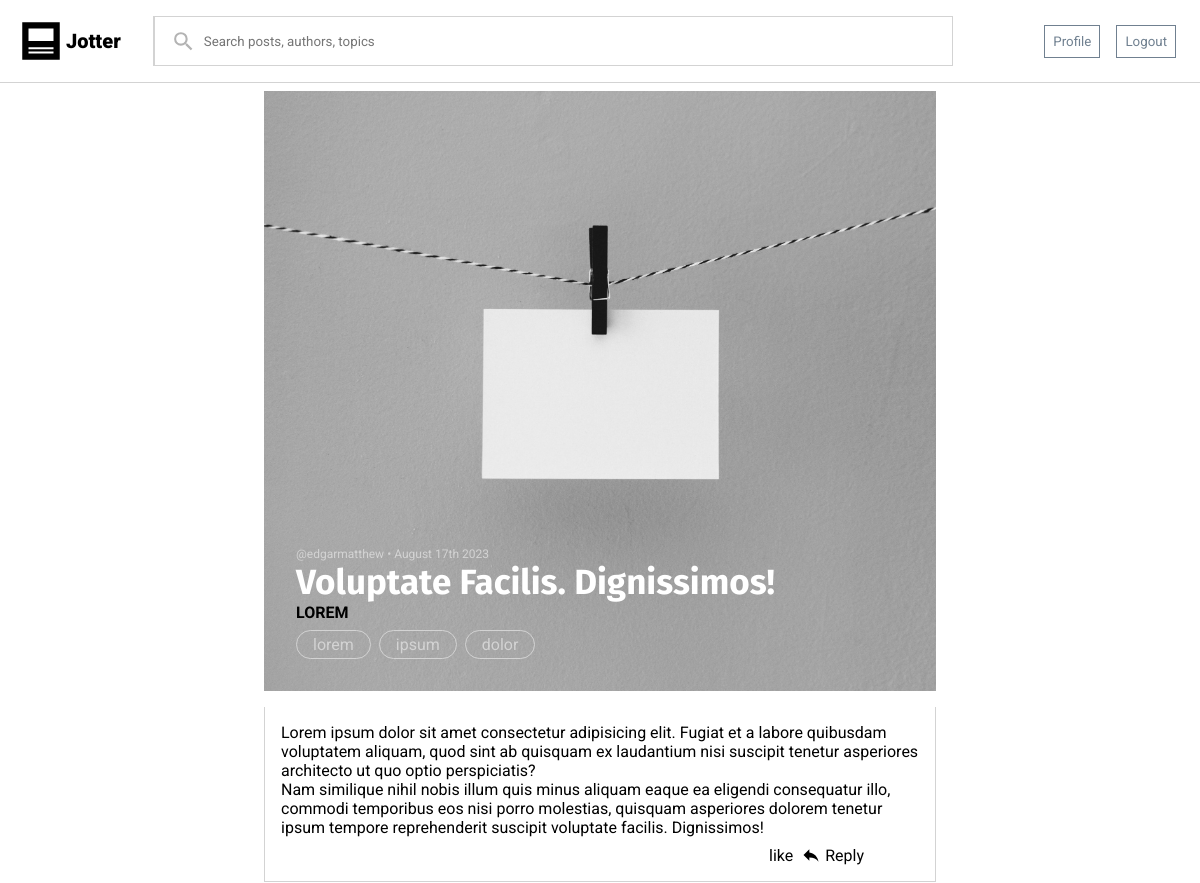
The app's page /post/voluptate-facilis-dignissimos/ (signed in) with its own data.
### blog/models.py (models this page shows, shortened)
class Post(models.Model):
    uuid = models.UUIDField(default=uuid4, auto_created=True)
    author = models.ForeignKey(settings.AUTH_USER_MODEL, on_delete=models.CASCADE)
    topic = models.ForeignKey(Topic, on_delete=models.CASCADE, null=True, blank=True)
    title = models.CharField(max_length=150, null=True, blank=True)
    text = models.TextField(null=True, blank=True)
    dateAdded = models.DateTimeField(auto_now_add=True)
    slug = models.SlugField(null=False)
    tags = models.CharField(max_length=50, null=True, blank=True)
    likes = models.ManyToManyField(settings.AUTH_USER_MODEL, through='LikeRelation', related_name='likedPosts')
    draft = models.BooleanField(default=False)
    class Meta:
        ordering = ('-dateAdded',)

class Topic(models.Model):
    title = models.CharField(max_length=25)
    uuid = models.UUIDField(default=uuid4)
    def __str__(self):
        return self.title

### accounts/models.py (models this page shows, shortened)
class CustomUser(AbstractUser):
    bio = models.TextField(max_length=500, blank=True)
    following = models.ManyToManyField('self', blank=True, symmetrical=False, related_name="followers", through='FollowerRelation')
    socialLinks = models.TextField(blank=True)
    topics = models.ManyToManyField(Topic, blank=True, related_name='subscribers')
    def __str__(self):
        return self.username

### blog/views.py (the view)
# urls.py: path('post/<str:slug>/', PostDetail.as_view(), name="postDetail"),
class PostDetail(DetailView):
    model = Post
    template_name = "blog/postDetail.html"
    slug_field = "slug"
    def get(self, request, *args, **kwargs):
        post = super(PostDetail, self).get_object()
        tags = post.tags.split(',')
        comments = post.comment_set.all()
        like = False
        if post in request.user.likedPosts.all():
            like = True
        context = {'post': post, 'comments': comments, 'tags': tags, 'like': like}
        return render(request, self.template_name, context)

### blog/templates/blog/postDetail.html (shortened to what this page needs)
{% extends "blog/base.html" %}
{% load static %}
{% block staticfiles %}
<link rel="stylesheet" href="{% static 'blog/css/postDetail.css' %}">
<link rel="stylesheet" href="{% static 'blog/css/blogComment.css' %}">
{% endblock staticfiles%}
{% block content %}
<div class="postDetail">
    <div class="header">
        <div class="auth-time"><a href="{% url 'accounts:profile' post.author %}">@{{ post.author }}</a> • {{ post.dateAdded|date:"F jS o" }}</div>
        <div class="title">{{ post.title|title }}</div>
        <div class="topic"><a href="{% url 'blog:topicDetail' post.topic.uuid %}">{{ post.topic|upper }}</a></div>
        <div class="tags">
            {% for tag in tags %}
            <a href="{% url 'blog:tag' tag %}">
                <div class="tag">{{ tag }}</div>
            </a>
            {% endfor %}
        </div>
    </div>
    <div class="content">
        {{ post.text|linebreaks }}
        <div class="feedback">
            <div>
                {% if like %}
                <img src="{% static 'blog/icons/thumb-up.svg' %}" alt="">
                <a href="#" class="dislike">dislike</a>
                <a href="#" class="like" style="display: none;">like</a>
                {% else %}
                <a href="#" class="like">like</a>
                {% endif %}
            </div>
            {% if user.is_authenticated %}
            <div class="reply"><img src="{% static 'blog/icons/reply.svg' %}" alt=""> Reply</div>
            {% endif %}
        </div>
    </div>
</div>
{% endblock content %}

### blog/static/blog/css/base.css (style rules this page uses)
* { margin: 0; box-sizing: border-box; font-family: 'Roboto', sans-serif; }
body { width: 100vw; height: 100vh; }
a { text-decoration: none; color: black; }

### blog/static/blog/css/postDetail.css (style rules this page uses)
.postDetail { width: 100%; }
.postDetail { padding: 0 200px; }
.postDetail > .header { background-image: url('../img/blank.jpg'); background-position: center; background-size: cover; height: 600px; width: 100%; display: flex; flex-direction: column; justify-content: end; align-items: start; padding: 32px; }
.header > .title { font-family: 'Fira Sans', Arial, Helvetica, sans-serif; font-weight: 700; font-size: 35px; color: white; }
.header > .topic a { font-weight: 700; }
.header > .auth-time, .header > .auth-time a { font-size: 12px; color: lightgray; }
.header > .tags { display: flex; flex-direction: row; gap: 8px; margin-top: 8px; }
.header .tag { border: 1px solid lightgray; padding: 4px 16px; border-radius: 25px; color: lightgray; }
.postDetail > .content { margin: 16px 0; border: 1px solid lightgray; border-top: none; padding: 16px; }
.postDetail > .content img { width: 20px; }
.postDetail > .content > .feedback, .postDetail > .content > .feedback > * { display: flex; flex-direction: row; align-items: center; gap: 4px; }
.postDetail > .content > .feedback { gap: 8px; margin-top: 8px; padding-left: auto; width: 150px; margin-left: auto; }
.postDetail > .content > .feedback a { text-decoration: none; }

### records on screen
Post: author "edgarmatthew", dateAdded "August 17th 2023", title "Voluptate Facilis. Dignissimos!", topic "LOREM", text "Lorem ipsum dolor sit amet consectetur adipisicing elit. Fugiat et a labore quibusdam voluptatem aliquam, quod sint ab quisquam ex laudantium nisi suscipit tenetur asperiores architecto ut quo optio perspiciatis? Nam similique nihil nobis illum quis minus aliquam eaque ea eligendi consequatur illo, commodi temporibus eos nisi porro molestias, quisquam asperiores dolorem tenetur ipsum tempore reprehenderit suscipit voluptate facilis. Dignissimos!"

### other values on screen
{{ tag }} "lorem" "ipsum" "dolor"
